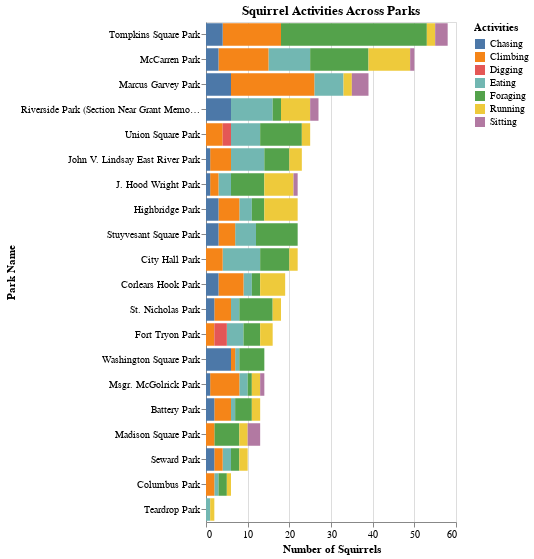

Notebook code cell kept with this figure:
### Code cell
# Amy's 
alt.Chart(task_3_data).mark_bar().encode(
    y=alt.Y("Park_Name", sort = "-x", title = "Park Name"),
    x=alt.X("count()", title = "Number of Squirrels"),
    color=alt.Color("Activities", title = "Activities"),
    tooltip = ["Park_Name", "Area_Name", "count()"],
).properties(
      width = 250,
      height = 500,
      title = "Squirrel Activities Across Parks"
)

### Figure 1 — Vega-Lite specification as saved in the notebook (floating-point values rounded to 4 significant figures; data arrays with more than 128 entries replaced by an {"elided": "..."} marker saying what was removed)
{"$schema": "https://vega.github.io/schema/vega-lite/v4.17.0.json", "config": {"view": {"continuousHeight": 300, "continuousWidth": 400}}, "data": {"name": "data-55e2071390f4efa808e7b063371116db"}, "datasets": {"data-55e2071390f4efa808e7b063371116db": {"elided": "435 records"}}, "encoding": {"color": {"field": "Activities", "title": "Activities", "type": "nominal"}, "tooltip": [{"field": "Park_Name", "type": "nominal"}, {"field": "Area_Name", "type": "nominal"}, {"aggregate": "count", "type": "quantitative"}], "x": {"aggregate": "count", "title": "Number of Squirrels", "type": "quantitative"}, "y": {"field": "Park_Name", "sort": "-x", "title": "Park Name", "type": "nominal"}}, "height": 500, "mark": "bar", "title": "Squirrel Activities Across Parks", "width": 250}
